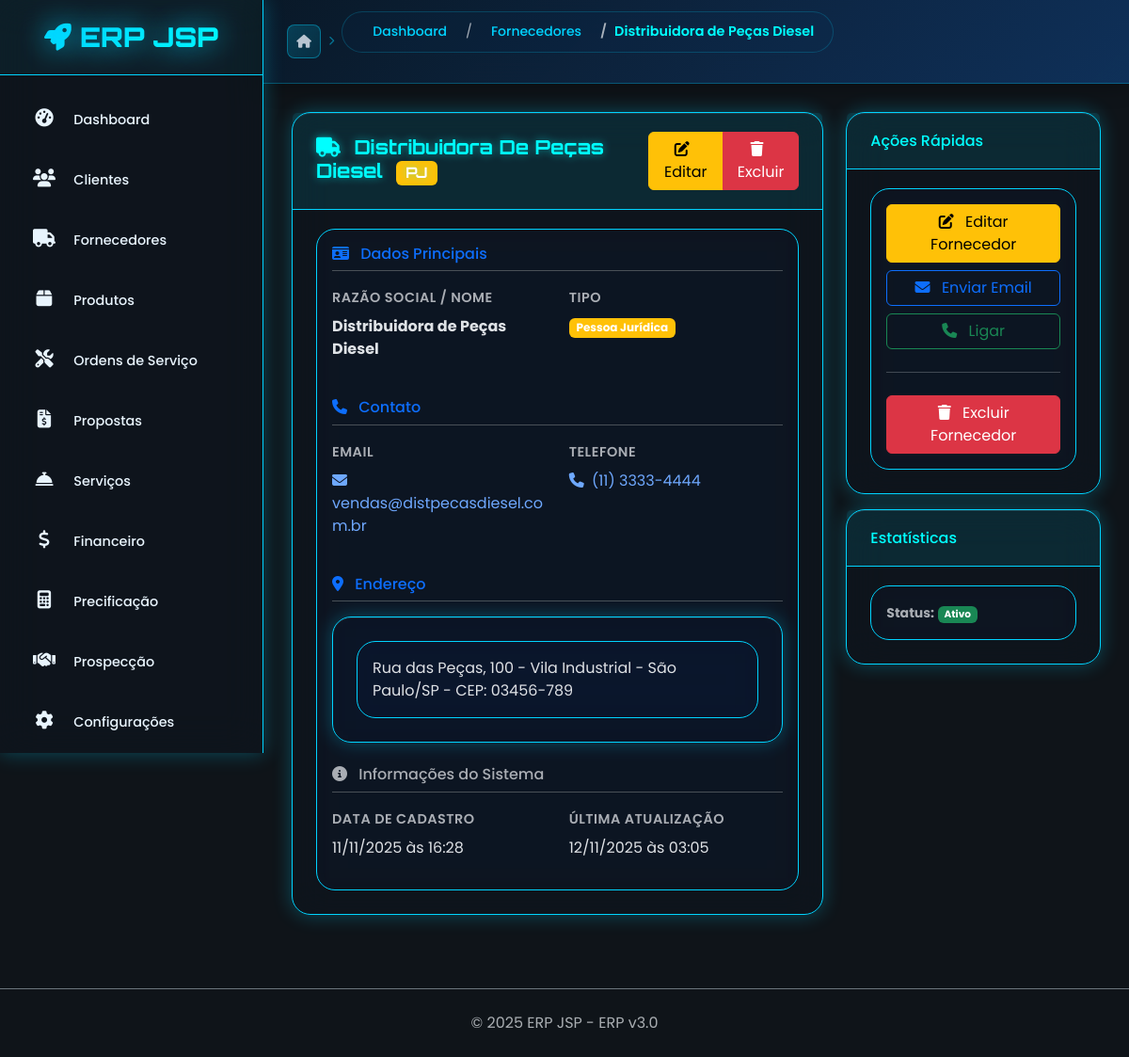
/fornecedor/1, run on the app's committed database.
### app/fornecedor/fornecedor_model.py (models this page shows, shortened)
class Fornecedor(BaseModel):
    __tablename__ = 'fornecedores'
    nome = db.Column(db.String(150), nullable=False, index=True)
    nome_fantasia = db.Column(db.String(150))
    tipo = db.Column(db.String(20), nullable=False, default='PJ')  # PJ ou PF
    cnpj_cpf = db.Column(db.String(20), unique=True, index=True)  # Campo principal de documento
    rg_ie = db.Column(db.String(20))  # RG para PF ou IE para PJ
    inscricao_estadual = db.Column(db.String(20))
    inscricao_municipal = db.Column(db.String(20))
    im = db.Column(db.String(20))  # Inscrição Municipal
    email = db.Column(db.String(150), index=True)
    email_financeiro = db.Column(db.String(150))  # Email separado para financeiro
    telefone = db.Column(db.String(20))
    celular = db.Column(db.String(20))
    whatsapp = db.Column(db.String(20))  # WhatsApp
    site = db.Column(db.String(200))
    website = db.Column(db.String(200))  # Compatibilidade
    contato_nome = db.Column(db.String(100))
    contato_cargo = db.Column(db.String(100))
    contato_email = db.Column(db.String(150))
    contato_telefone = db.Column(db.String(20))
    cep = db.Column(db.String(10))
    endereco = db.Column(db.String(200))
    numero = db.Column(db.String(20))
    complemento = db.Column(db.String(100))
    bairro = db.Column(db.String(100))
    cidade = db.Column(db.String(100))
    estado = db.Column(db.String(2))
    pais = db.Column(db.String(50), default='Brasil')
    segmento = db.Column(db.String(100))  # Segmento de atuação
    porte_empresa = db.Column(db.String(20))  # Micro, Pequena, Média, Grande
    origem = db.Column(db.String(50))  # Como conheceu a empresa
    classificacao = db.Column(db.String(20))  # A, B, C, Premium, etc.
    categoria = db.Column(db.String(50))  # Ex: Equipamentos, Serviços, Matéria-prima
    condicoes_pagamento = db.Column(db.String(100))
    prazo_entrega = db.Column(db.String(50))
    limite_credito = db.Column(db.Numeric(10, 2))
    prazo_pagamento_padrao = db.Column(db.Integer)
    desconto_padrao = db.Column(db.Numeric(5, 2))
    data_nascimento = db.Column(db.Date)  # Para pessoa física
    data_fundacao = db.Column(db.Date)  # Para pessoa jurídica
    genero = db.Column(db.String(20))  # Masculino, Feminino, Outros
    estado_civil = db.Column(db.String(20))  # Solteiro, Casado, etc.
    profissao = db.Column(db.String(100))  # Profissão (para PF)
    forma_entrega = db.Column(db.String(50))  # Própria, Transportadora, etc.
    tempo_entrega_medio = db.Column(db.Integer)  # Dias médios de entrega
    certificacoes = db.Column(db.Text)  # ISO, certificações especiais
    categoria_fiscal = db.Column(db.String(20))  # Simples, Normal, MEI, etc.
    banco_principal = db.Column(db.String(100))
    agencia = db.Column(db.String(20))
    conta = db.Column(db.String(30))
    pix = db.Column(db.String(100))
    observacoes = db.Column(db.Text)
    observacoes_internas = db.Column(db.Text)
    status = db.Column(db.String(20), default='Ativo')
    motivo_bloqueio = db.Column(db.String(200))
    @property
    def nome_display(self):
        if self.nome_fantasia and self.nome_fantasia != self.nome:
            return f"{self.nome_fantasia} ({self.nome})"
        return self.nome.title() if self.nome else ''
    @property
    def endereco_completo(self):
        partes = []
        if self.endereco:
            endereco_base = self.endereco
            if self.numero:
                endereco_base += f', {self.numero}'
            if self.complemento:
                endereco_base += f' - {self.complemento}'
            partes.append(endereco_base)
        if self.bairro:
            partes.append(self.bairro)
        if self.cidade and self.estado:
            partes.append(f'{self.cidade}/{self.estado}')
        elif self.cidade:
            partes.append(self.cidade)
        if self.cep:
            partes.append(f'CEP: {self.cep}')
        return ' - '.join(partes) if partes else ''

### app/fornecedor/fornecedor_routes.py (the view)
@fornecedor_bp.route('/<int:id>')
def visualizar(id):
    fornecedor = Fornecedor.get_by_id(id)
    if not fornecedor:
        flash('Fornecedor não encontrado!', 'error')
        return redirect(url_for('fornecedor.listar'))
    return render_template('fornecedor/visualizar.html', fornecedor=fornecedor)

### app/fornecedor/templates/fornecedor/visualizar.html (shortened to what this page needs)
{% extends "base.html" %}
{% block breadcrumb %}
<nav aria-label="breadcrumb">
    <ol class="breadcrumb">
        <li class="breadcrumb-item"><a href="{{ url_for('painel.dashboard') }}">Dashboard</a></li>
        <li class="breadcrumb-item"><a href="{{ url_for('fornecedor.listar') }}">Fornecedores</a></li>
        <li class="breadcrumb-item active">{{ fornecedor.nome }}</li>
    </ol>
</nav>
{% endblock %}
{% block content %}
<div class="row">
    <div class="col-lg-8">
        <div class="card">
            <div class="card-header d-flex justify-content-between align-items-center">
                <h4 class="mb-0">
                    <i class="fas fa-truck me-2"></i>
                    {{ fornecedor.nome_display }}
                    <span class="badge bg-{{ 'info' if fornecedor.tipo == 'PF' else 'warning' }} ms-2">
                        {{ fornecedor.tipo }}
                    </span>
                </h4>
                <div class="btn-group">
                    <a href="{{ url_for('fornecedor.editar', id=fornecedor.id) }}" class="btn btn-warning">
                        <i class="fas fa-edit me-2"></i>
                        Editar
                    </a>
                    <button type="button"
                            class="btn btn-danger"
                            onclick="confirmarExclusao('{{ fornecedor.nome }}', '{{ url_for('fornecedor.excluir', id=fornecedor.id) }}')">
                        <i class="fas fa-trash me-2"></i>
                        Excluir
                    </button>
                </div>
            </div>
            <div class="card-body">
                <div class="row mb-4">
                    <div class="col-12">
                        <h6 class="text-primary border-bottom pb-2 mb-3">
                            <i class="fas fa-id-card me-2"></i>
                            Dados Principais
                        </h6>
                    </div>
                    <div class="col-md-6">
                        <div class="mb-3">
                            <label class="form-label text-muted">Razão Social / Nome</label>
                            <div class="fw-bold">{{ fornecedor.nome }}</div>
                        </div>
                    </div>
                    <div class="col-md-6">
                        <div class="mb-3">
                            <label class="form-label text-muted">Tipo</label>
                            <div>
                                <span class="badge bg-{{ 'info' if fornecedor.tipo == 'PF' else 'warning' }}">
                                    {{ 'Pessoa Física' if fornecedor.tipo == 'PF' else 'Pessoa Jurídica' }}
                                </span>
                            </div>
                        </div>
                    </div>
                </div>
                {% if fornecedor.email or fornecedor.telefone or fornecedor.celular or fornecedor.site %}
                <div class="row mb-4">
                    <div class="col-12">
                        <h6 class="text-primary border-bottom pb-2 mb-3">
                            <i class="fas fa-phone me-2"></i>
                            Contato
                        </h6>
                    </div>
                    {% if fornecedor.email %}
                    <div class="col-md-6">
                        <div class="mb-3">
                            <label class="form-label text-muted">Email</label>
                            <div>
                                <a href="mailto:{{ fornecedor.email }}" class="text-decoration-none">
                                    <i class="fas fa-envelope me-1"></i>
                                    {{ fornecedor.email }}
                                </a>
                            </div>
                        </div>
                    </div>
                    {% endif %}
                    {% if fornecedor.telefone %}
                    <div class="col-md-6">
                        <div class="mb-3">
                            <label class="form-label text-muted">Telefone</label>
                            <div>
                                <a href="tel:{{ fornecedor.telefone }}" class="text-decoration-none">
                                    <i class="fas fa-phone me-1"></i>
                                    {{ fornecedor.telefone }}
                                </a>
                            </div>
                        </div>
                    </div>
                    {% endif %}
                </div>
                {% endif %}
                {% if fornecedor.endereco_completo %}
                <div class="row mb-4">
                    <div class="col-12">
                        <h6 class="text-primary border-bottom pb-2 mb-3">
                            <i class="fas fa-map-marker-alt me-2"></i>
                            Endereço
                        </h6>
                    </div>
                    <div class="col-12">
                        <div class="card bg-light">
                            <div class="card-body">
                                <address class="mb-0">
                                    {{ fornecedor.endereco_completo | replace('\n', '<br>') | safe }}
                                </address>
                            </div>
                        </div>
                    </div>
                </div>
                {% endif %}
                <div class="row">
                    <div class="col-12">
                        <h6 class="text-muted border-bottom pb-2 mb-3">
                            <i class="fas fa-info-circle me-2"></i>
                            Informações do Sistema
                        </h6>
                    </div>
                    <div class="col-md-6">
                        <div class="mb-3">
                            <label class="form-label text-muted">Data de Cadastro</label>
                            <div>{{ fornecedor.criado_em.strftime('%d/%m/%Y às %H:%M') }}</div>
                        </div>
                    </div>
                    <div class="col-md-6">
                        <div class="mb-3">
                            <label class="form-label text-muted">Última Atualização</label>
                            <div>{{ fornecedor.atualizado_em.strftime('%d/%m/%Y às %H:%M') }}</div>
                        </div>
                    </div>
                </div>
            </div>
        </div>
    </div>
    <div class="col-lg-4">
        <div class="card">
            <div class="card-header">
                <h6 class="mb-0">Ações Rápidas</h6>
            </div>
            <div class="card-body">
                <div class="d-grid gap-2">
                    <a href="{{ url_for('fornecedor.editar', id=fornecedor.id) }}" class="btn btn-warning">
                        <i class="fas fa-edit me-2"></i>
                        Editar Fornecedor
                    </a>
                    {% if fornecedor.email %}
                    <a href="mailto:{{ fornecedor.email }}" class="btn btn-outline-primary">
                        <i class="fas fa-envelope me-2"></i>
                        Enviar Email
                    </a>
                    {% endif %}
                    {% if fornecedor.telefone %}
                    <a href="tel:{{ fornecedor.telefone }}" class="btn btn-outline-success">
                        <i class="fas fa-phone me-2"></i>
                        Ligar
                    </a>
                    {% endif %}
                    <hr>
                    <button type="button"
                            class="btn btn-danger"
                            onclick="confirmarExclusao('{{ fornecedor.nome }}', '{{ url_for('fornecedor.excluir', id=fornecedor.id) }}')">
                        <i class="fas fa-trash me-2"></i>
                        Excluir Fornecedor
                    </button>
                </div>
            </div>
        </div>
        <div class="card mt-3">
            <div class="card-header">
                <h6 class="mb-0">Estatísticas</h6>
            </div>
            <div class="card-body">
                <small class="text-muted">
                    <strong>Status:</strong>
                    <span class="badge bg-{{ 'success' if fornecedor.ativo else 'danger' }}">
                        {{ 'Ativo' if fornecedor.ativo else 'Inativo' }}
                    </span>
                </small>
            </div>
        </div>
    </div>
</div>
{% endblock %}

### data on the page
Fornecedor: nome "Distribuidora de Peças Diesel", nome_display "Distribuidora De Peças Diesel", tipo "PJ", tipo "Pessoa Jurídica", email "vendas@distpecasdiesel.com.br", telefone "(11) 3333-4444", endereco_completo "Rua das Peças, 100 - Vila Industrial - São Paulo/SP - CEP: 03456-789", criado_em "11/11/2025 às 16:28", atualizado_em "12/11/2025 às 03:05", ativo "Ativo"

### other printed values
{{ COMPANY_NAME }} "ERP JSP"
{{ SYSTEM_VERSION }} "3.0"
